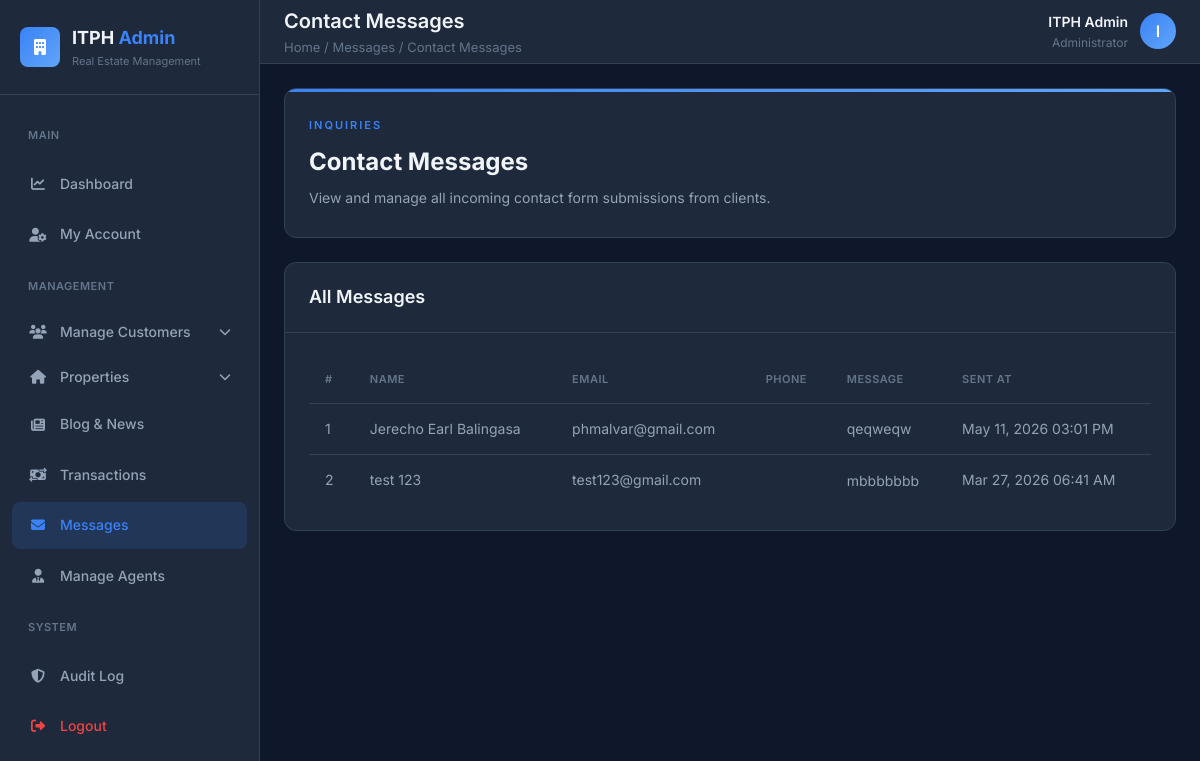
Page /admin_side/admin_message.php (signed in) on the committed database.
### tables this page shows
CREATE TABLE `contact_messages` (
  `id` int(11) NOT NULL,
  `name` varchar(100) DEFAULT NULL,
  `email` varchar(100) DEFAULT NULL,
  `phone` varchar(20) DEFAULT NULL,
  `message` text DEFAULT NULL,
  `created_at` timestamp NOT NULL DEFAULT current_timestamp()
);

### admin_side/admin_message.php (the view, shortened to what this page needs)
<?php
$conn = get_db_connection();
$contact_query = $conn->query("SELECT * FROM contact_messages ORDER BY created_at DESC");
$contact_messages = [];
while($row = $contact_query->fetch_assoc()){
    $contact_messages[] = $row;
}
function isActive($filename) {
    return basename($_SERVER['PHP_SELF']) === $filename ? 'active' : '';
}
function isDropdownActive($filenames) {
    return '';
}
?>
<!DOCTYPE html>
<html lang="en">
<head>
<link rel="stylesheet" href="https://cdnjs.cloudflare.com/ajax/libs/font-awesome/6.5.0/css/all.min.css">
</head>
<body>
<div class="dashboard">
    <aside class="sidebar" id="sidebar">
        <div class="sidebar-header">
            <a href="../admin_side/index.php" class="logo">
                <div class="logo-icon">
                    <i class="fa-solid fa-building"></i>
                </div>
                <div>
                    <div class="logo-text">ITPH <span>Admin</span></div>
                    <div class="logo-sub">Real Estate Management</div>
                </div>
            </a>
        </div>
        <nav class="sidebar-nav">
            <div class="nav-section">Main</div>
            <a href="../admin_side/index.php" class="nav-link <?= isActive('index.php') ?>">
                <i class="fa-solid fa-chart-line"></i>
                <span>Dashboard</span>
            </a>
            <a href="../admin_side/ad_account.php" class="nav-link <?= isActive('ad_account.php') ?>">
                <i class="fa-solid fa-user-cog"></i>
                <span>My Account</span>
            </a>
            <div class="nav-section">Management</div>
            <div class="nav-dropdown <?= isDropdownActive(['customer_ban.php', 'customer_appointments.php']) ?>">
                <button class="nav-link" onclick="toggleDropdown(this)">
                    <i class="fa-solid fa-users"></i>
                    <span>Manage Customers</span>
                    <i class="fa-solid fa-chevron-down dropdown-arrow"></i>
                </button>
            </div>
            <div class="nav-dropdown <?= isDropdownActive(['add-property.php', 'update_properties.php']) ?>">
                <button class="nav-link" onclick="toggleDropdown(this)">
                    <i class="fa-solid fa-house"></i>
                    <span>Properties</span>
                    <i class="fa-solid fa-chevron-down dropdown-arrow"></i>
                </button>
            </div>
            <a href="../admin_side/admin_blog_management.php" class="nav-link <?= isActive('admin_blog_management.php') ?>">
                <i class="fa-solid fa-newspaper"></i>
                <span>Blog & News</span>
            </a>
            <a href="../admin_side/transaction.php" class="nav-link <?= isActive('transaction.php') ?>">
                <i class="fa-solid fa-money-bill-transfer"></i>
                <span>Transactions</span>
            </a>
            <a href="../admin_side/admin_message.php" class="nav-link <?= isActive('admin_message.php') ?>">
                <i class="fa-solid fa-envelope"></i>
                <span>Messages</span>
            </a>
            <a href="../admin_side/manage_agent.php" class="nav-link <?= isActive('manage_agent.php') ?>">
                <i class="fa-solid fa-user-tie"></i>
                <span>Manage Agents</span>
            </a>
            <div class="nav-section">System</div>
            <a href="../admin_side/audit_log.php" class="nav-link <?= isActive('audit_log.php') ?>">
                <i class="fa-solid fa-shield-halved"></i>
                <span>Audit Log</span>
            </a>
            <a href="logout.php" class="nav-link logout">
                <i class="fa-solid fa-right-from-bracket"></i>
                <span>Logout</span>
            </a>
        </nav>
    </aside>
    <main class="main-content">
        <header class="topbar">
            <div class="topbar-left">
                <div>
                    <div class="page-title">Contact Messages</div>
                    <div class="breadcrumb">Home / Messages / Contact Messages</div>
                </div>
            </div>
            <div class="topbar-right">
                <div class="user-menu">
                    <div class="user-info">
                        <div class="user-name"><?= htmlspecialchars($_SESSION['username']) ?></div>
                        <div class="user-role">Administrator</div>
                    </div>
                    <div class="user-avatar">
                        <?= strtoupper(substr($_SESSION['username'], 0, 1)) ?>
                    </div>
                </div>
            </div>
        </header>
        <div class="content">
            <div class="page-hero">
                <div class="hero-eyebrow">Inquiries</div>
                <div class="hero-title">Contact Messages</div>
                <div class="hero-desc">View and manage all incoming contact form submissions from clients.</div>
            </div>
            <div class="card">
                <div class="card-header">
                    <div class="card-title">All Messages</div>
                </div>
                <div class="card-body">
                    <div class="table-responsive">
                    <table>
                        <thead>
                            <tr>
                                <th>#</th>
                                <th>Name</th>
                                <th>Email</th>
                                <th>Phone</th>
                                <th>Message</th>
                                <th>Sent At</th>
                            </tr>
                        </thead>
                        <tbody>
                            <?php if(!empty($contact_messages)):
                                $count = 1;
                                foreach($contact_messages as $msg): ?>
                            <tr>
                                <td><?= $count++ ?></td>
                                <td><?= htmlspecialchars($msg['name']) ?></td>
                                <td><?= htmlspecialchars($msg['email']) ?></td>
                                <td><?= htmlspecialchars($msg['phone']) ?></td>
                                <td>
                                    <div class="message-cell" title="<?= htmlspecialchars($msg['message']) ?>">
                                        <?= htmlspecialchars($msg['message']) ?>
                                    </div>
                                </td>
                                <td><?= htmlspecialchars(date('M d, Y h:i A', strtotime($msg['created_at']))) ?></td>
                            </tr>
                            <?php endforeach; endif; ?>
                        </tbody>
                    </table>
                    </div>
                </div>
            </div>
        </div>
    </main>
</div>
</body>
</html>

### rows in the picture
contact_messages: name "Jerecho Earl Balingasa", email "phmalvar@gmail.com", message "qeqweqw", created_at "May 11, 2026 03:01 PM"
contact_messages: name "test 123", email "test123@gmail.com", message "mbbbbbbb", created_at "Mar 27, 2026 06:41 AM"

### other values in the picture
$_SESSION['username'] "ITPH Admin"
substr($_SESSION['username'], 0, 1) "I"
